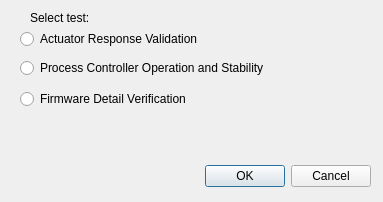
<?xml version="1.0" encoding="UTF-8"?>
<ui version="4.0">
 <class>AumaTestGUI</class>
 <widget class="QDialog" name="AumaTestGUI">
  <property name="geometry">
   <rect>
    <x>0</x>
    <y>0</y>
    <width>383</width>
    <height>202</height>
   </rect>
  </property>
  <property name="windowTitle">
   <string>Dialog</string>
  </property>
  <widget class="QDialogButtonBox" name="ButtonBox">
   <property name="geometry">
    <rect>
     <x>30</x>
     <y>160</y>
     <width>341</width>
     <height>32</height>
    </rect>
   </property>
   <property name="orientation">
    <enum>Qt::Horizontal</enum>
   </property>
   <property name="standardButtons">
    <set>QDialogButtonBox::Cancel|QDialogButtonBox::Ok</set>
   </property>
  </widget>
  <widget class="QRadioButton" name="Test1RadioButton">
   <property name="geometry">
    <rect>
     <x>20</x>
     <y>30</y>
     <width>351</width>
     <height>18</height>
    </rect>
   </property>
   <property name="text">
    <string>Actuator Response Validation</string>
   </property>
   <attribute name="buttonGroup">
    <string notr="true">TestButtonGroup</string>
   </attribute>
  </widget>
  <widget class="QRadioButton" name="Test2RadioButton">
   <property name="geometry">
    <rect>
     <x>20</x>
     <y>60</y>
     <width>351</width>
     <height>16</height>
    </rect>
   </property>
   <property name="text">
    <string>Process Controller Operation and Stability</string>
   </property>
   <attribute name="buttonGroup">
    <string notr="true">TestButtonGroup</string>
   </attribute>
  </widget>
  <widget class="QRadioButton" name="Test3RadioButton">
   <property name="geometry">
    <rect>
     <x>20</x>
     <y>90</y>
     <width>351</width>
     <height>18</height>
    </rect>
   </property>
   <property name="text">
    <string>Firmware Detail Verification</string>
   </property>
   <attribute name="buttonGroup">
    <string notr="true">TestButtonGroup</string>
   </attribute>
  </widget>
  <widget class="QLabel" name="SelectTestLabel">
   <property name="geometry">
    <rect>
     <x>30</x>
     <y>10</y>
     <width>91</width>
     <height>16</height>
    </rect>
   </property>
   <property name="text">
    <string>Select test:</string>
   </property>
  </widget>
 </widget>
 <resources/>
 <connections>
  <connection>
   <sender>ButtonBox</sender>
   <signal>accepted()</signal>
   <receiver>AumaTestGUI</receiver>
   <slot>accept()</slot>
   <hints>
    <hint type="sourcelabel">
     <x>248</x>
     <y>254</y>
    </hint>
    <hint type="destinationlabel">
     <x>157</x>
     <y>274</y>
    </hint>
   </hints>
  </connection>
  <connection>
   <sender>ButtonBox</sender>
   <signal>rejected()</signal>
   <receiver>AumaTestGUI</receiver>
   <slot>reject()</slot>
   <hints>
    <hint type="sourcelabel">
     <x>316</x>
     <y>260</y>
    </hint>
    <hint type="destinationlabel">
     <x>286</x>
     <y>274</y>
    </hint>
   </hints>
  </connection>
 </connections>
 <buttongroups>
  <buttongroup name="TestButtonGroup"/>
 </buttongroups>
</ui>
